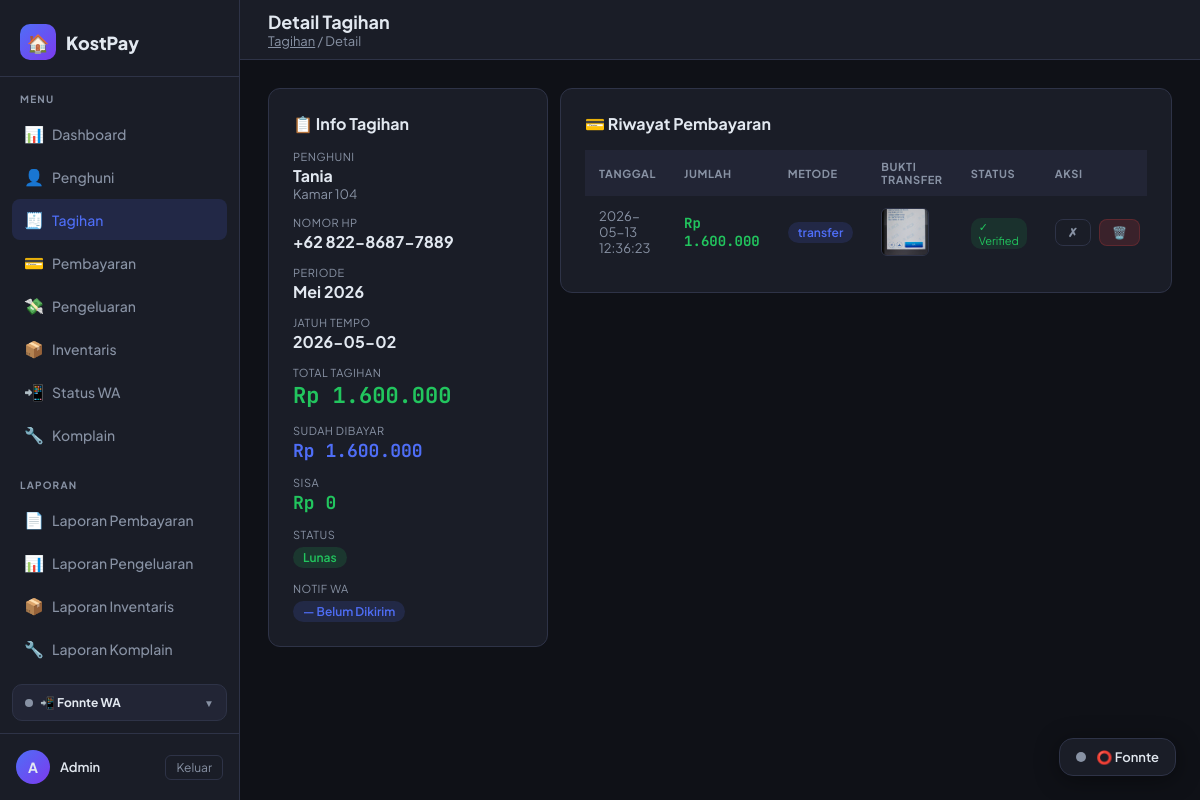
Screenshot of /tagihan/detail/21 (signed in) with the database file from the repository.
### tables this page shows
CREATE TABLE penghuni (
            id          INTEGER PRIMARY KEY AUTOINCREMENT,
            nama        TEXT    NOT NULL,
            nomor_kamar TEXT    NOT NULL UNIQUE,
            no_hp       TEXT,
            email       TEXT,
            tanggal_masuk TEXT,
            harga_sewa  REAL    NOT NULL DEFAULT 0,
            aktif       INTEGER NOT NULL DEFAULT 1,
            created_at  TEXT    DEFAULT (datetime('now','localtime'))
        , foto_ktp TEXT DEFAULT NULL, bukti_transfer_jaminan TEXT DEFAULT NULL, bukti_pengembalian_jaminan TEXT DEFAULT NULL);

CREATE TABLE tagihan (
            id           INTEGER PRIMARY KEY AUTOINCREMENT,
            penghuni_id  INTEGER NOT NULL,
            bulan        TEXT    NOT NULL,   -- format: YYYY-MM
            jumlah       REAL    NOT NULL,
            keterangan   TEXT,
            status       TEXT    NOT NULL DEFAULT 'belum',  -- belum / lunas / sebagian
            created_at   TEXT    DEFAULT (datetime('now','localtime')), tanggal_jatuh_tempo TEXT, notif_wa_terkirim INTEGER NOT NULL DEFAULT 0, wa_count INTEGER DEFAULT 0,
            FOREIGN KEY (penghuni_id) REFERENCES penghuni(id)
        );

CREATE TABLE pembayaran (
            id           INTEGER PRIMARY KEY AUTOINCREMENT,
            tagihan_id   INTEGER NOT NULL,
            penghuni_id  INTEGER NOT NULL,
            jumlah_bayar REAL    NOT NULL,
            metode       TEXT    NOT NULL DEFAULT 'transfer',
            bukti_file   TEXT,               -- path file upload
            catatan      TEXT,
            tanggal_bayar TEXT   DEFAULT (datetime('now','localtime')),
            verified     INTEGER NOT NULL DEFAULT 0,
            FOREIGN KEY (tagihan_id)  REFERENCES tagihan(id),
            FOREIGN KEY (penghuni_id) REFERENCES penghuni(id)
        );

CREATE TABLE pembayaran_bukti (
            id             INTEGER PRIMARY KEY AUTOINCREMENT,
            pembayaran_id  INTEGER NOT NULL,
            filename       TEXT    NOT NULL,
            original_name  TEXT,
            uploaded_at    TEXT    DEFAULT (datetime('now','localtime')),
            FOREIGN KEY (pembayaran_id) REFERENCES pembayaran(id) ON DELETE CASCADE
        );

### routes/tagihan_routes.py (the view)
@tagihan_bp.route('/detail/<int:tid>')
@login_required
def detail(tid):
    tagihan = tagihan_model.get_tagihan_by_id(tid)
    if not tagihan:
        flash('Tagihan tidak ditemukan.', 'danger')
        return redirect(url_for('tagihan.index'))
    pembayaran_list = pembayaran_model.get_pembayaran_by_tagihan(tid)
    total_dibayar   = pembayaran_model.total_dibayar(tid)
    sisa = tagihan['jumlah'] - total_dibayar
    bukti_map = {}
    if pembayaran_list:
        pm_ids = [pm['id'] for pm in pembayaran_list]
        conn = get_db()
        try:
            conn.execute("""
                CREATE TABLE IF NOT EXISTS pembayaran_bukti (
                    id             INTEGER PRIMARY KEY AUTOINCREMENT,
                    pembayaran_id  INTEGER NOT NULL,
                    filename       TEXT    NOT NULL,
                    original_name  TEXT,
                    uploaded_at    TEXT    DEFAULT (datetime('now','localtime')),
                    FOREIGN KEY (pembayaran_id) REFERENCES pembayaran(id) ON DELETE CASCADE
                )
            """)
            placeholders = ','.join('?' for _ in pm_ids)
            rows = conn.execute(
                f"SELECT * FROM pembayaran_bukti WHERE pembayaran_id IN ({placeholders}) ORDER BY pembayaran_id, id",
                pm_ids
            ).fetchall()
            for b in rows:
                bukti_map.setdefault(b['pembayaran_id'], []).append(b)
        finally:
            conn.close()
    return render_template('tagihan/detail.html',
                           tagihan=tagihan,
                           pembayaran_list=pembayaran_list,
                           total_dibayar=total_dibayar,
                           sisa=sisa,
                           bukti_map=bukti_map,
                           today=date.today().strftime('%Y-%m-%d'))

### models/database.py (called while the page is built)
def get_db():
    conn = sqlite3.connect(DATABASE)
    conn.row_factory = sqlite3.Row  # akses kolom via nama
    return conn

### models/pembayaran_model.py (called while the page is built)
def get_pembayaran_by_tagihan(tagihan_id):
    conn = get_db()
    rows = conn.execute("""
        SELECT pm.*, p.nama, p.nomor_kamar
        FROM pembayaran pm
        JOIN penghuni p ON pm.penghuni_id = p.id
        WHERE pm.tagihan_id = ?
        ORDER BY pm.tanggal_bayar DESC
    """, (tagihan_id,)).fetchall()
    conn.close()
    return rows

def total_dibayar(tagihan_id):
    conn = get_db()
    result = conn.execute(
        "SELECT COALESCE(SUM(jumlah_bayar),0) as total FROM pembayaran WHERE tagihan_id=?",
        (tagihan_id,)
    ).fetchone()
    conn.close()
    return result['total']

### models/tagihan_model.py (called while the page is built)
def get_tagihan_by_id(tagihan_id):
    conn = get_db()
    row = conn.execute("""
        SELECT t.*, p.nama, p.nomor_kamar, p.no_hp
        FROM tagihan t
        JOIN penghuni p ON t.penghuni_id = p.id
        WHERE t.id = ?
    """, (tagihan_id,)).fetchone()
    conn.close()
    return row

### utils/activity_logger.py (called while the page is built, shortened)
def log_activity(app):
    @app.before_request
    def _track():
        admin_id = session.get("admin_id")
        username = session.get("admin_username")
        if not admin_id or not username:
            return

### utils/auth.py (called while the page is built)
def login_required(f):
    @wraps(f)
    def decorated(*args, **kwargs):
        if 'admin_id' not in session:
            flash('Silakan login terlebih dahulu.', 'warning')
            return redirect(url_for('auth.login'))
        return f(*args, **kwargs)
    return decorated

### utils/context_processors.py (called while the page is built)
def register_context_processors(app):
    @app.context_processor
    def inject_komplain_badge():
        if not session.get('admin_id'):
            return {}
        try:
            from models.database import get_db
            row = get_db().execute(
                "SELECT COUNT(*) c FROM komplain WHERE status='baru'"
            ).fetchone()
            return {'komplain_baru_count': row['c'] if row and row['c'] else 0}
        except Exception:
            return {'komplain_baru_count': 0}

### utils/format_helper.py (called while the page is built)
def rupiah(amount) -> str:
    try:
        return f"Rp {float(amount):,.0f}".replace(",", ".")
    except (ValueError, TypeError):
        return "Rp 0"

def status_badge(status: str) -> dict:
    map_ = {
        'belum':   {'label': 'Belum Bayar', 'color': 'danger'},
        'sebagian':{'label': 'Sebagian',    'color': 'warning'},
        'lunas':   {'label': 'Lunas',       'color': 'success'},
    }
    return map_.get(status, {'label': status, 'color': 'secondary'})

### templates/tagihan/detail.html (shortened to what this page needs)
{% extends 'base.html' %}
{% block page_title %}Detail Tagihan{% endblock %}
{% block breadcrumb %}<a href="{{ url_for('tagihan.index') }}" style="color:var(--muted)">Tagihan</a> / Detail{% endblock %}
{% block content %}
{% set badge = tagihan.status | status_badge %}
<div class="flex gap-3" style="flex-wrap:wrap; align-items:flex-start;">
  <div class="card" style="min-width:280px; flex:0 0 280px;">
    <div class="card-title mb-4">📋 Info Tagihan</div>
    <div style="display:flex; flex-direction:column; gap:14px;">
      <div>
        <div class="text-muted" style="font-size:11px; text-transform:uppercase; letter-spacing:.5px;">Penghuni</div>
        <div class="fw-bold" style="margin-top:2px;">{{ tagihan.nama }}</div>
        <div class="text-muted">Kamar {{ tagihan.nomor_kamar }}</div>
      </div>
      <div>
        <div class="text-muted" style="font-size:11px; text-transform:uppercase; letter-spacing:.5px;">Nomor HP</div>
        <div style="margin-top:2px;">
          {% if tagihan.no_hp %}
            <span class="fw-bold">{{ tagihan.no_hp }}</span>
          {% endif %}
        </div>
      </div>
      <div>
        <div class="text-muted" style="font-size:11px; text-transform:uppercase; letter-spacing:.5px;">Periode</div>
        <div class="fw-bold" style="margin-top:2px;">{{ tagihan.bulan | nama_bulan }}</div>
      </div>
      <div>
        <div class="text-muted" style="font-size:11px; text-transform:uppercase; letter-spacing:.5px;">Jatuh Tempo</div>
        <div style="margin-top:2px;">
          {% if tagihan.tanggal_jatuh_tempo %}
            {% if tagihan.status != 'lunas' and tagihan.tanggal_jatuh_tempo < today %}
              <span class="badge badge-danger">⚠️ {{ tagihan.tanggal_jatuh_tempo }}</span>
              <div class="text-muted" style="font-size:11px; margin-top:4px;">Sudah melewati jatuh tempo</div>
            {% else %}
              <span class="fw-bold">{{ tagihan.tanggal_jatuh_tempo }}</span>
            {% endif %}
          {% else %}
            <span class="text-muted">—</span>
          {% endif %}
        </div>
      </div>
      <div>
        <div class="text-muted" style="font-size:11px; text-transform:uppercase; letter-spacing:.5px;">Total Tagihan</div>
        <div class="fw-bold text-mono text-green" style="font-size:22px; margin-top:2px;">{{ tagihan.jumlah | rupiah }}</div>
      </div>
      <div>
        <div class="text-muted" style="font-size:11px; text-transform:uppercase; letter-spacing:.5px;">Sudah Dibayar</div>
        <div class="fw-bold text-mono text-accent" style="font-size:18px; margin-top:2px;">{{ total_dibayar | rupiah }}</div>
      </div>
      <div>
        <div class="text-muted" style="font-size:11px; text-transform:uppercase; letter-spacing:.5px;">Sisa</div>
        <div class="fw-bold text-mono {% if sisa > 0 %}text-red{% else %}text-green{% endif %}" style="font-size:18px; margin-top:2px;">{{ sisa | rupiah }}</div>
      </div>
      <div>
        <div class="text-muted" style="font-size:11px; text-transform:uppercase; letter-spacing:.5px;">Status</div>
        <div style="margin-top:4px;"><span class="badge badge-{{ badge.color }}">{{ badge.label }}</span></div>
      </div>
      <div>
        <div class="text-muted" style="font-size:11px; text-transform:uppercase; letter-spacing:.5px;">Notif WA</div>
        <div style="margin-top:4px;">
          {% if tagihan.notif_wa_terkirim %}
            <span class="badge badge-success">✓ Sudah Dikirim</span>
          {% else %}
            <span class="badge badge-info">— Belum Dikirim</span>
          {% endif %}
        </div>
      </div>
    </div>
  </div>
  <div class="card" style="flex:1; min-width:320px;">
    <div class="card-title mb-4">💳 Riwayat Pembayaran</div>
    {% if pembayaran_list %}
    <div class="table-wrap">
      <table>
        <thead>
          <tr><th>Tanggal</th><th>Jumlah</th><th>Metode</th><th>Bukti Transfer</th><th>Status</th><th>Aksi</th></tr>
        </thead>
        <tbody>
        {% for pm in pembayaran_list %}
        {% set bukti_list = bukti_map.get(pm.id, []) %}
        <tr>
          <td class="text-muted" style="font-size:13px;">{{ pm.tanggal_bayar }}</td>
          <td class="text-mono text-green fw-bold">{{ pm.jumlah_bayar | rupiah }}</td>
          <td><span class="badge badge-info">{{ pm.metode }}</span></td>
          <td>
            {% if bukti_list %}
              <div style="display:flex; flex-wrap:wrap; gap:5px; align-items:center;">
                {% for b in bukti_list %}
                  {% if b.filename.endswith('.pdf') %}
                    <a href="{{ url_for('static', filename='uploads/' ~ b.filename) }}"
                       target="_blank"
                       class="btn btn-outline btn-sm"
                       title="{{ b.original_name or 'PDF' }}">📄 PDF</a>
                  {% else %}
                    <img src="{{ url_for('static', filename='uploads/' ~ b.filename) }}"
                         class="bukti-thumb"
                         onclick="showImg('{{ url_for('static', filename='uploads/' ~ b.filename) }}')"
                         title="{{ b.original_name or '' }}"
                         alt="Bukti {{ loop.index }}">
                  {% endif %}
                {% endfor %}
              </div>
            {% else %}
              <span class="text-muted">—</span>
            {% endif %}
          </td>
          <td>
            {% if pm.verified %}
              <span class="verified-chip yes">✓ Verified</span>
            {% else %}
              <span class="verified-chip no">⏳ Pending</span>
            {% endif %}
          </td>
          <td>
            <div class="flex gap-2">
              {% if not pm.verified %}
              <a href="{{ url_for('pembayaran.verifikasi', pid=pm.id, status=1) }}" class="btn btn-success btn-sm" title="Verifikasi">✓</a>
              {% else %}
              <a href="{{ url_for('pembayaran.verifikasi', pid=pm.id, status=0) }}" class="btn btn-outline btn-sm" title="Batalkan verifikasi">✗</a>
              {% endif %}
              <a href="{{ url_for('pembayaran.hapus', pid=pm.id) }}"
                 class="btn btn-danger btn-sm"
                 onclick="return confirm('Hapus pembayaran ini?')" title="Hapus">🗑️</a>
            </div>
          </td>
        </tr>
        {% endfor %}
        </tbody>
      </table>
    </div>
    {% else %}
    <div class="empty"><div class="empty-icon">💳</div>Belum ada pembayaran untuk tagihan ini.</div>
    {% endif %}
  </div>
</div>
{% endblock %}

### templates/base.html (style rules this page uses)
:root { --bg: #0f1117; --surface: #1a1d27; --surface2: #222535; --border: #2e3347; --accent: #4f6ef7; --accent2: #7c3aed; --green: #22c55e; --yellow: #eab308; --red: #ef4444; --text: #e2e8f0; --muted: #8892a4; --font: 'Plus Jakarta Sans', sans-serif; --mono: 'JetBrains Mono', monospace; --radius: 12px; --sidebar-w: 240px; }
* { box-sizing: border-box; margin: 0; padding: 0; }
body { font-family: var(--font); background: var(--bg); color: var(--text); min-height: 100vh; display: flex; }
.card { background: var(--surface); border: 1px solid var(--border); border-radius: var(--radius); padding: 24px; }
.card-title { font-size: 16px; font-weight: 700; }
.table-wrap { overflow-x: auto; }
table { width: 100%; border-collapse: collapse; font-size: 14px; }
th { background: var(--surface2); color: var(--muted); font-size: 11px; font-weight: 700; text-transform: uppercase; letter-spacing: .6px; padding: 10px 14px; text-align: left; }
td { padding: 12px 14px; border-bottom: 1px solid var(--border); }
tr:last-child td { border-bottom: none; }
.badge { display: inline-flex; align-items: center; padding: 3px 10px; border-radius: 20px; font-size: 12px; font-weight: 600; }
.badge-success { background: rgba(34,197,94,.15); color: var(--green); }
.badge-info { background: rgba(79,110,247,.15); color: var(--accent); }
.btn { display: inline-flex; align-items: center; gap: 6px; padding: 9px 18px; border-radius: 8px; font-size: 14px; font-weight: 600; cursor: pointer; border: none; text-decoration: none; transition: all .15s; }
.btn-danger { background: rgba(239,68,68,.15); color: var(--red); border: 1px solid rgba(239,68,68,.2); }
.btn-sm { padding: 5px 12px; font-size: 12px; }
.btn-outline { background: none; border: 1px solid var(--border); color: var(--muted); }
.bukti-thumb { width: 48px; height: 48px; border-radius: 6px; object-fit: cover; cursor: pointer; border: 1px solid var(--border); }
.flex { display: flex; }
.gap-2 { gap: 8px; }
.gap-3 { gap: 12px; }
.mb-4 { margin-bottom: 16px; }
.text-muted { color: var(--muted); font-size: 13px; }
.text-mono { font-family: var(--mono); }
.fw-bold { font-weight: 700; }
.text-green { color: var(--green); }
.text-accent { color: var(--accent); }
.verified-chip { display: inline-flex; align-items: center; gap: 4px; font-size: 11px; padding: 2px 8px; border-radius: 10px; }
.verified-chip.yes { background: rgba(34,197,94,.12); color: var(--green); }

### rows the page displays
penghuni: nama "Tania", nomor_kamar "104", no_hp "+62 822-8687-7889"
tagihan: bulan|nama_bulan "Mei 2026", tanggal_jatuh_tempo "2026-05-02", jumlah|rupiah "Rp 1.600.000", label "Lunas"
pembayaran: tanggal_bayar "2026-05-13 12:36:23", jumlah_bayar|rupiah "Rp 1.600.000", metode "transfer", verified "✓ Verified"
pembayaran_bukti: filename (picture)

### other values shown
{{ (session.admin_nama or 'A')[0] }} "A"
{{ session.admin_nama or 'Admin' }} "Admin"
{{ total_dibayar | rupiah }} "Rp 1.600.000"
{{ sisa | rupiah }} "Rp 0"
